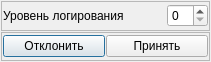
<?xml version="1.0" encoding="UTF-8"?>
<ui version="4.0">
 <class>DialogSettings</class>
 <widget class="QDialog" name="DialogSettings">
  <property name="geometry">
   <rect>
    <x>0</x>
    <y>0</y>
    <width>211</width>
    <height>62</height>
   </rect>
  </property>
  <property name="sizePolicy">
   <sizepolicy hsizetype="Preferred" vsizetype="Preferred">
    <horstretch>0</horstretch>
    <verstretch>0</verstretch>
   </sizepolicy>
  </property>
  <property name="minimumSize">
   <size>
    <width>211</width>
    <height>62</height>
   </size>
  </property>
  <property name="maximumSize">
   <size>
    <width>211</width>
    <height>62</height>
   </size>
  </property>
  <property name="windowTitle">
   <string>Настройки</string>
  </property>
  <property name="windowIcon">
   <iconset resource="../resources.qrc">
    <normaloff>:/icons/PPK.png</normaloff>:/icons/PPK.png</iconset>
  </property>
  <layout class="QVBoxLayout" name="verticalLayout">
   <property name="spacing">
    <number>1</number>
   </property>
   <property name="leftMargin">
    <number>1</number>
   </property>
   <property name="topMargin">
    <number>1</number>
   </property>
   <property name="rightMargin">
    <number>1</number>
   </property>
   <property name="bottomMargin">
    <number>1</number>
   </property>
   <item>
    <widget class="QFrame" name="frame_2">
     <property name="frameShape">
      <enum>QFrame::StyledPanel</enum>
     </property>
     <property name="frameShadow">
      <enum>QFrame::Raised</enum>
     </property>
     <layout class="QHBoxLayout" name="horizontalLayout_2">
      <property name="spacing">
       <number>1</number>
      </property>
      <property name="leftMargin">
       <number>1</number>
      </property>
      <property name="topMargin">
       <number>1</number>
      </property>
      <property name="rightMargin">
       <number>1</number>
      </property>
      <property name="bottomMargin">
       <number>1</number>
      </property>
      <item>
       <widget class="QLabel" name="labelLogLevel">
        <property name="text">
         <string>Уровень логирования</string>
        </property>
       </widget>
      </item>
      <item>
       <spacer name="horizontalSpacer">
        <property name="orientation">
         <enum>Qt::Horizontal</enum>
        </property>
        <property name="sizeHint" stdset="0">
         <size>
          <width>40</width>
          <height>20</height>
         </size>
        </property>
       </spacer>
      </item>
      <item>
       <widget class="QSpinBox" name="spinBoxLogLevel">
        <property name="suffix">
         <string/>
        </property>
       </widget>
      </item>
     </layout>
    </widget>
   </item>
   <item>
    <widget class="QFrame" name="frame">
     <property name="frameShape">
      <enum>QFrame::StyledPanel</enum>
     </property>
     <property name="frameShadow">
      <enum>QFrame::Raised</enum>
     </property>
     <layout class="QHBoxLayout" name="horizontalLayout">
      <property name="spacing">
       <number>1</number>
      </property>
      <property name="leftMargin">
       <number>1</number>
      </property>
      <property name="topMargin">
       <number>1</number>
      </property>
      <property name="rightMargin">
       <number>1</number>
      </property>
      <property name="bottomMargin">
       <number>1</number>
      </property>
      <item>
       <widget class="QPushButton" name="pushButtonReject">
        <property name="text">
         <string>Отклонить</string>
        </property>
       </widget>
      </item>
      <item>
       <widget class="QPushButton" name="pushButtonAccept">
        <property name="text">
         <string>Принять</string>
        </property>
       </widget>
      </item>
     </layout>
    </widget>
   </item>
  </layout>
 </widget>
 <resources>
  <include location="../resources.qrc"/>
 </resources>
 <connections>
  <connection>
   <sender>pushButtonAccept</sender>
   <signal>clicked()</signal>
   <receiver>DialogSettings</receiver>
   <slot>accept()</slot>
   <hints>
    <hint type="sourcelabel">
     <x>156</x>
     <y>39</y>
    </hint>
    <hint type="destinationlabel">
     <x>105</x>
     <y>27</y>
    </hint>
   </hints>
  </connection>
  <connection>
   <sender>pushButtonReject</sender>
   <signal>clicked()</signal>
   <receiver>DialogSettings</receiver>
   <slot>reject()</slot>
   <hints>
    <hint type="sourcelabel">
     <x>53</x>
     <y>39</y>
    </hint>
    <hint type="destinationlabel">
     <x>105</x>
     <y>27</y>
    </hint>
   </hints>
  </connection>
 </connections>
</ui>
